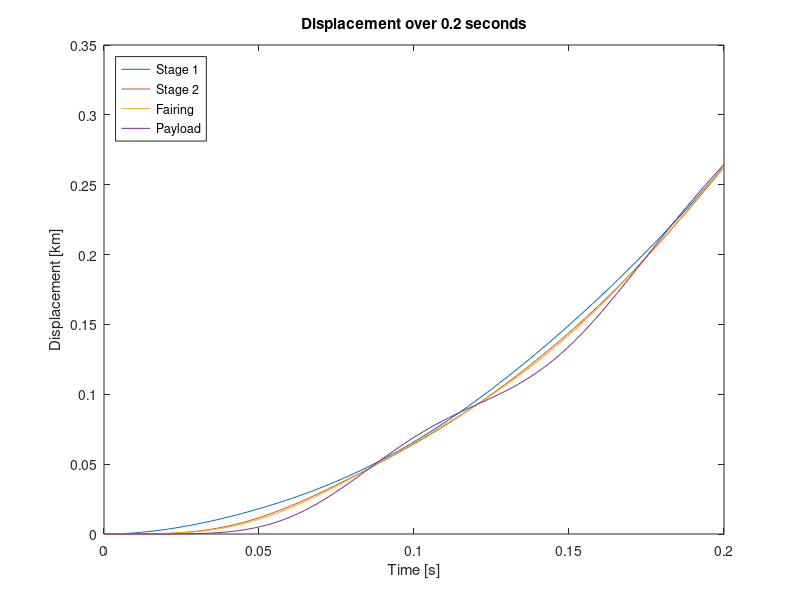
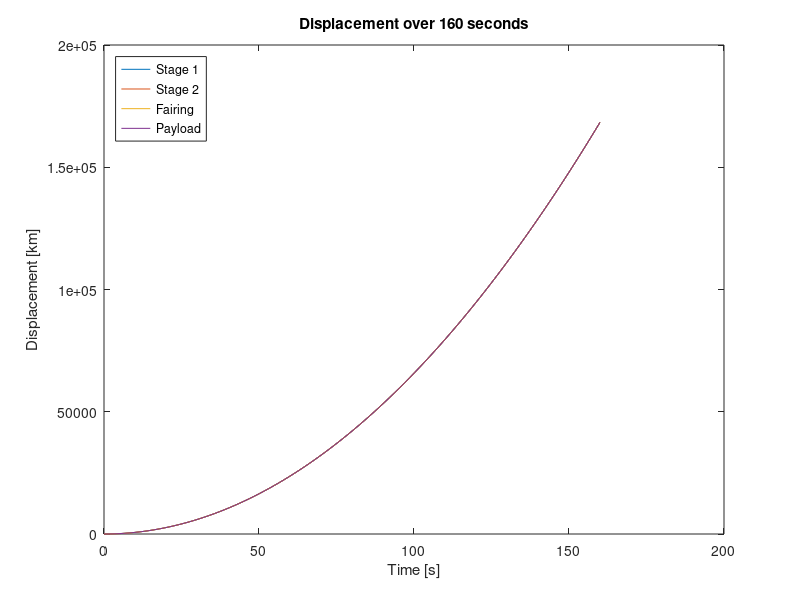

Recreate these plots in MATLAB, in order.
clc; clear all; close all;

%% DATI %%

% masse
m_1 = 445000; % [kg]
m_2 = 116000; % [kg]
m_3 = 2000;   % [kg]
m_4 = 15000;  % [kg]

% costanti elastiche
k_1 = 5e+8;   % [N/m]
k_2 = k_1;    % [N/m]
k_3 = 1e+8;   % [N/m]

% forzanti
F_0 = 775000 * 9.81;  % [N]

% durata lancio (stadio 1)
t_1 = 160;     % [s]

%% GRANDEZZE OPERATIVE %% 

F = [F_0, 0, 0, 0]';             % Vettore delle forze

M = [
    m_1 0 0 0, 
     0 m_2 0 0,                  % Matrice delle masse
     0 0 m_3 0,
     0 0 0 m_4
    ];

K = [
    k_1 -k_1 0 0
    -k_1 (k_1 + k_2) -k_2 0      % Matrice delle costanti elastiche
    0 -k_2 (k_2 + k_3) -k_3
    0 0 -k_3 k_3
    ];

[PHI LAMBDA] = eig(K, M); % Risoluzione del problema agli autovalori
                                 % |K - (LAMBDA)*M| = 0
                                 % PHI é il vettore degli autovalori e rappresenta i modi
                                 % LAMBDA é la matrice diagonale degli autovalori e vale
                                 % (LAMBDA_i_j) = (OMEGA_i_j)²
                                 % OMEGA é la matrice diagonale delle frequenze naturali

OMEGA = sqrt(LAMBDA);            % Pulsazioni naturali [s^(-1)]

FREQ_NAT = OMEGA / (2 * pi);         % Frequenze naturali [Hz]


%% GRANDEZZE GENERALIZZATE %%

M_gen = (PHI)' * M * PHI;        % Matrice Masse generalizzate
K_gen = (PHI)' * K * PHI;        % Matrice Rigidezze generalizzate
F_gen = (PHI)' * F;              % Forze generalizzate

% Le due matrici sono diagonali e PHI é M-normalizzata, i termini non
% nulli nelle posizioni non diagonali sono dovuti all'implementazione dell'
% algoritmo numerico, ma sono praticamente dei numeri talmente piccoli (inferiori alla
% precisione di macchina) da considerarsi nulli,
% pertanto sovrascrivo manualmente quei valori 
% con degli zeri per semplicitá espositiva

M_gen = eye(4);
K_gen = LAMBDA;

%% Equazione per trovare la componente i-esima del vettore
%% spostamento in coordinate generalizzate

% Tra 0 e 0.2 s
t_end_short = linspace(0, 0.2); 
Q_short_1 = F_gen(1) / M_gen(1, 1) .* t_end_short .^2 ./ 2;
Q_short = [Q_short_1; zeros(1, 100); zeros(1, 100); zeros(1, 100)];

for i = 2:4
    Q_short(i, :) = F_gen(i) / K_gen(i, i) * (1 - cos (OMEGA(i, i) .* t_end_short));
    i = i + 1;
end

X_short = PHI * Q_short;

figure()
for i = 1:4
    plot(t_end_short, X_short(i, :))
    hold on
end

legend('Stage 1','Stage 2','Fairing','Payload','Location','NorthWest')
ylabel('Displacement [km]')
xlabel('Time [s]')
title('Displacement over 0.2 seconds')

% Tra 0 e 160 s
t_end_long = linspace(0, 160); 
Q_long_1 = F_gen(1) / M_gen(1, 1) .* t_end_long .^2 ./ 2;
Q_long = [Q_long_1; zeros(1, 100); zeros(1, 100); zeros(1, 100)];
for i = 2:4
    Q_long(i, :) = F_gen(i) / K_gen(i, i) * (1 - cos (OMEGA(i, i) * t_end_long));
    i = i + 1;
end

X_long = PHI * Q_long;

figure()
for i = 1:4
    plot(t_end_long, X_long(i, :))
    hold on
end

legend('Stage 1','Stage 2','Fairing','Payload','Location','NorthWest')
ylabel('Displacement [km]')
xlabel('Time [s]')
title('Displacement over 160 seconds')
